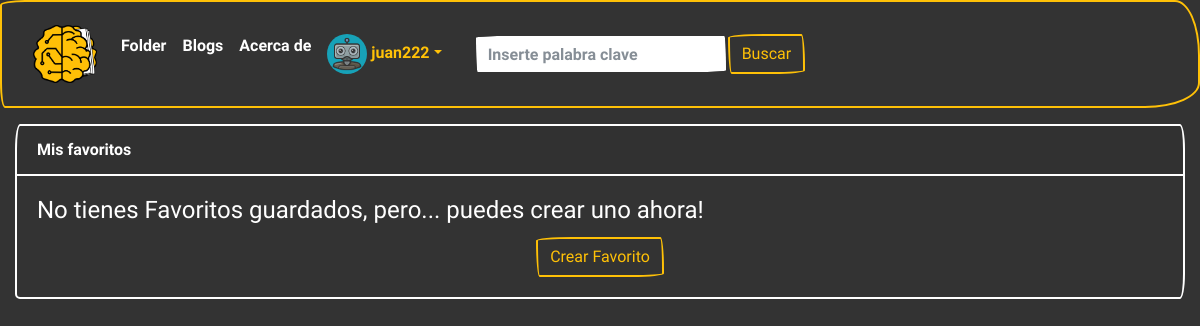
Before: /mi_favs/ (signed in) with the older database file.
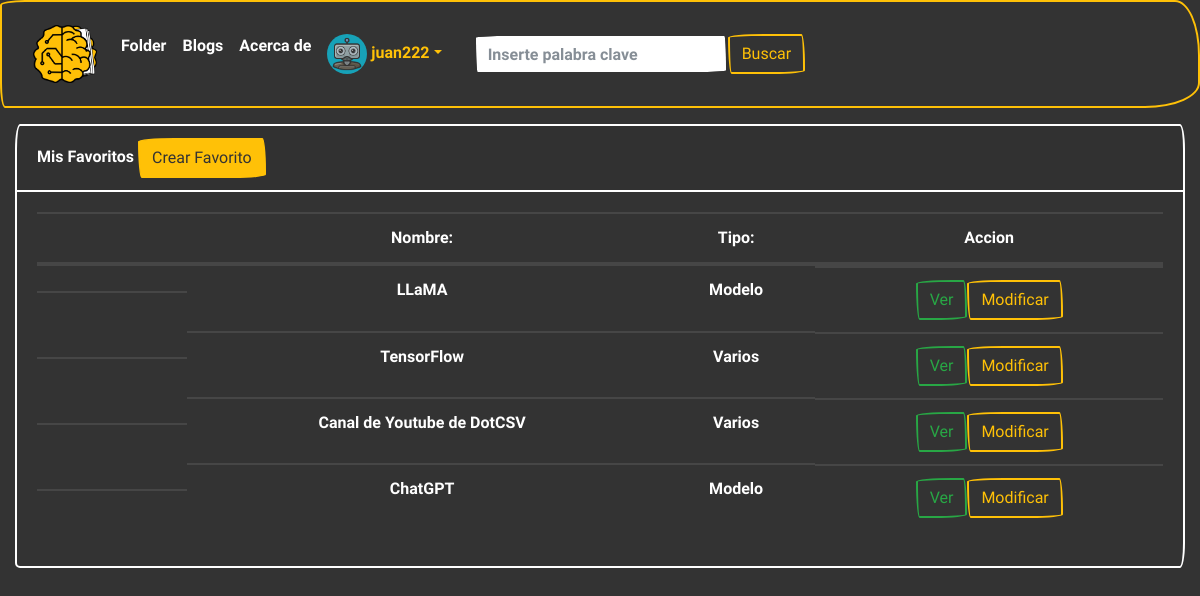
After: the same page with the newer database file.
### folder/models.py (models this page shows, shortened)
class Fav(models.Model):
    nombre = models.CharField(max_length=100)
    tipo = models.CharField(
        max_length=20,
        choices=OPCIONES_TIPOS,
        default='Aplicacion'
    )
    descripcion = models.TextField(max_length=1000, default="")
    claves = models.CharField(max_length=100)
    url = models.URLField(max_length=250)
    user = models.ForeignKey(User, on_delete=models.CASCADE)
    imagen = models.URLField(max_length=250, default="")

### folder/views.py (the view)
# urls.py: path('mi_favs/', views.mi_favs, name='mi_favs'),
@login_required
def mi_favs(request):
    favs = Fav.objects.filter(user=request.user)
    return render(request, 'mi_favs.html', {"favs": favs})

### templates/mi_favs.html (shortened to what this page needs)
{% extends "base.html" %}
{% load crispy_forms_tags %}
{% load static %}
{% block contenido %}
<div class="container-fluid">
    <div class="row">
        <div class="col-lg-12">
            {% if favs %}
            <div class="card border-white bg-primary text-white mb-3">
                <div class="card-header">Mis Favoritos <a class="btn btn-warning text-primary"
                        href="{%url 'create_fav'%}">Crear
                        Favorito</a></div>
                <div class="card-body">
                    <table class="table table-fluid table-dark">
                        <thead>
                            <tr>
                                <th class="text-center" scope="col"></th>
                                <th class="text-center" scope="col">Nombre:</th>
                                <th class="text-center" scope="col">Tipo:</th>
                                <th class="text-center" scope="col">Accion</th>
                            </tr>
                        </thead>
                        <tbody>
                            {% for fav in favs %}
                            <tr>
                                <td class="d-flex d-flex justify-content-center">
                                </td>
                                <td class="text-center">{{fav.nombre}}</td>
                                <td class="text-center">{{fav.tipo}}</td>
                                <td class="d-flex justify-content-center ">
                                    <a href="{% url 'detail_fav' fav.id %}" class="btn btn-outline-success">Ver</a>
                                    <a href="{% url 'detail_mifav' fav.id %}"
                                        class="btn btn-outline-warning">Modificar</a>
                                </td>
                            </tr>
                            {% endfor %}
                        </tbody>
                    </table>
                </div>
            </div>
            {% else %}
            <div class="card text-white bg-primary border-white mb-3" style="max-width: 100rem;">
                <div class="card-header">Mis favoritos</div>
                <div class="card-body">
                    <h4 class="card-title">No tienes Favoritos guardados, pero... puedes crear uno ahora!</h4>
                    <div class="d-flex justify-content-center">
                        <a class="btn btn-outline-warning" href="{%url 'create_fav'%}">Crear Favorito</a>
                    </div>
                </div>
            </div>
            {% endif %}
        </div>
    </div>
</div>
</div>
{% endblock contenido %}

Changed rows visible on the page:
added Fav: nombre "LLaMA", tipo "Modelo"
added Fav: nombre "TensorFlow", tipo "Varios"
added Fav: nombre "Canal de Youtube de DotCSV", tipo "Varios"
added Fav: nombre "ChatGPT", tipo "Modelo"
Other visible differences:
text no longer shown: "Mis favoritos No tienes Favoritos guardados, pero... puedes crear uno ahora!"
text now shown: "Mis Favoritos Nombre: Tipo: Accion"
